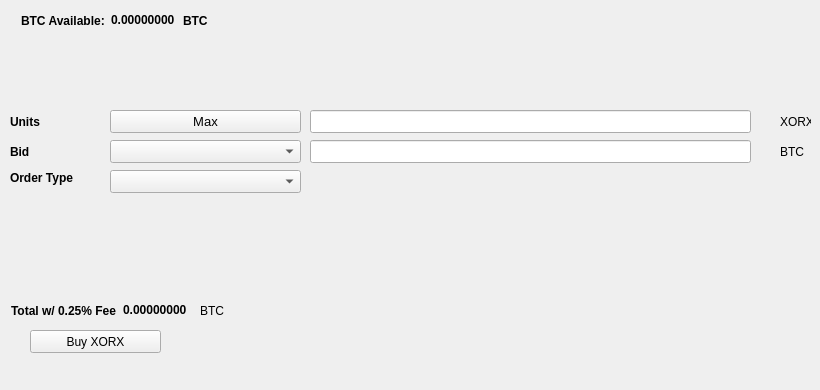
   <widget class="QWidget" name="BuyTab">
    <attribute name="title">
     <string>Buy</string>
    </attribute>
    <widget class="QPushButton" name="BuyXORX">
     <property name="geometry">
      <rect>
       <x>30</x>
       <y>330</y>
       <width>131</width>
       <height>23</height>
      </rect>
     </property>
     <property name="text">
      <string>Buy XORX</string>
     </property>
     <property name="icon">
      <iconset resource="../xorx.qrc">
       <normaloff>:/icons/bitcoin</normaloff>:/icons/bitcoin</iconset>
     </property>
    </widget>
    <widget class="QLabel" name="label_3">
     <property name="geometry">
      <rect>
       <x>10</x>
       <y>110</y>
       <width>46</width>
       <height>23</height>
      </rect>
     </property>
     <property name="font">
      <font>
       <weight>75</weight>
       <bold>true</bold>
      </font>
     </property>
     <property name="text">
      <string>Units</string>
     </property>
    </widget>
    <widget class="QLineEdit" name="UnitsInput">
     <property name="geometry">
      <rect>
       <x>310</x>
       <y>110</y>
       <width>441</width>
       <height>23</height>
      </rect>
     </property>
     <property name="font">
      <font>
       <pointsize>9</pointsize>
       <weight>75</weight>
       <bold>true</bold>
      </font>
     </property>
    </widget>
    <widget class="QLineEdit" name="BuyBidPriceEdit">
     <property name="geometry">
      <rect>
       <x>310</x>
       <y>140</y>
       <width>441</width>
       <height>23</height>
      </rect>
     </property>
     <property name="font">
      <font>
       <pointsize>9</pointsize>
       <weight>75</weight>
       <bold>true</bold>
      </font>
     </property>
    </widget>
    <widget class="QLabel" name="label_4">
     <property name="geometry">
      <rect>
       <x>780</x>
       <y>110</y>
       <width>31</width>
       <height>23</height>
      </rect>
     </property>
     <property name="text">
      <string>XORX</string>
     </property>
    </widget>
    <widget class="QLabel" name="label_5">
     <property name="geometry">
      <rect>
       <x>780</x>
       <y>140</y>
       <width>31</width>
       <height>23</height>
      </rect>
     </property>
     <property name="text">
      <string>BTC</string>
     </property>
    </widget>
    <widget class="QLabel" name="label_6">
     <property name="geometry">
      <rect>
       <x>10</x>
       <y>140</y>
       <width>46</width>
       <height>23</height>
      </rect>
     </property>
     <property name="font">
      <font>
       <weight>75</weight>
       <bold>true</bold>
      </font>
     </property>
     <property name="text">
      <string>Bid</string>
     </property>
    </widget>
    <widget class="QLabel" name="label_7">
     <property name="geometry">
      <rect>
       <x>10</x>
       <y>170</y>
       <width>91</width>
       <height>16</height>
      </rect>
     </property>
     <property name="font">
      <font>
       <weight>75</weight>
       <bold>true</bold>
      </font>
     </property>
     <property name="text">
      <string>Order Type</string>
     </property>
    </widget>
    <widget class="QPushButton" name="Buy_Max_Amount">
     <property name="geometry">
      <rect>
       <x>110</x>
       <y>110</y>
       <width>191</width>
       <height>23</height>
      </rect>
     </property>
     <property name="font">
      <font>
       <pointsize>10</pointsize>
      </font>
     </property>
     <property name="text">
      <string>Max</string>
     </property>
    </widget>
    <widget class="QComboBox" name="BuyBidcomboBox">
     <property name="geometry">
      <rect>
       <x>110</x>
       <y>140</y>
       <width>191</width>
       <height>23</height>
      </rect>
     </property>
     <property name="font">
      <font>
       <pointsize>10</pointsize>
      </font>
     </property>
    </widget>
    <widget class="QComboBox" name="buyOrdertypeCombo">
     <property name="geometry">
      <rect>
       <x>110</x>
       <y>170</y>
       <width>191</width>
       <height>23</height>
      </rect>
     </property>
     <property name="font">
      <font>
       <pointsize>10</pointsize>
      </font>
     </property>
    </widget>
    <widget class="QWidget" name="layoutWidget1">
     <property name="geometry">
      <rect>
       <x>21</x>
       <y>11</y>
       <width>227</width>
       <height>19</height>
      </rect>
     </property>
     <layout class="QHBoxLayout" name="horizontalLayout_3">
      <item>
       <widget class="QLabel" name="label232">
        <property name="font">
         <font>
          <weight>75</weight>
          <bold>true</bold>
         </font>
        </property>
        <property name="text">
         <string>BTC Available:</string>
        </property>
       </widget>
      </item>
      <item>
       <widget class="QLabel" name="BtcAvailableLbl">
        <property name="palette">
         <palette>
          <active>
           <colorrole role="WindowText">
            <brush brushstyle="SolidPattern">
             <color alpha="255">
              <red>0</red>
              <green>0</green>
              <blue>0</blue>
             </color>
            </brush>
           </colorrole>
           <colorrole role="Button">
            <brush brushstyle="SolidPattern">
             <color alpha="255">
              <red>0</red>
              <green>170</green>
              <blue>0</blue>
             </color>
            </brush>
           </colorrole>
           <colorrole role="Light">
            <brush brushstyle="SolidPattern">
             <color alpha="255">
              <red>0</red>
              <green>255</green>
              <blue>0</blue>
             </color>
            </brush>
           </colorrole>
           <colorrole role="Midlight">
            <brush brushstyle="SolidPattern">
             <color alpha="255">
              <red>0</red>
              <green>212</green>
              <blue>0</blue>
             </color>
            </brush>
           </colorrole>
           <colorrole role="Dark">
            <brush brushstyle="SolidPattern">
             <color alpha="255">
              <red>0</red>
              <green>85</green>
              <blue>0</blue>
             </color>
            </brush>
           </colorrole>
           <colorrole role="Mid">
            <brush brushstyle="SolidPattern">
             <color alpha="255">
              <red>0</red>
              <green>113</green>
              <blue>0</blue>
             </color>
            </brush>
           </colorrole>
           <colorrole role="Text">
            <brush brushstyle="SolidPattern">
             <color alpha="255">
              <red>0</red>
              <green>170</green>
              <blue>0</blue>
             </color>
            </brush>
           </colorrole>
           <colorrole role="BrightText">
            <brush brushstyle="SolidPattern">
             <color alpha="255">
              <red>255</red>
              <green>255</green>
              <blue>255</blue>
             </color>
            </brush>
           </colorrole>
           <colorrole role="ButtonText">
            <brush brushstyle="SolidPattern">
             <color alpha="255">
              <red>0</red>
              <green>0</green>
              <blue>0</blue>
             </color>
            </brush>
           </colorrole>
           <colorrole role="Base">
            <brush brushstyle="SolidPattern">
             <color alpha="255">
              <red>255</red>
              <green>255</green>
              <blue>255</blue>
             </color>
            </brush>
           </colorrole>
           <colorrole role="Window">
            <brush brushstyle="SolidPattern">
             <color alpha="255">
              <red>0</red>
              <green>170</green>
              <blue>0</blue>
             </color>
            </brush>
           </colorrole>
           <colorrole role="Shadow">
            <brush brushstyle="SolidPattern">
             <color alpha="255">
              <red>0</red>
              <green>0</green>
              <blue>0</blue>
             </color>
            </brush>
           </colorrole>
           <colorrole role="AlternateBase">
            <brush brushstyle="SolidPattern">
             <color alpha="255">
              <red>127</red>
              <green>212</green>
              <blue>127</blue>
             </color>
            </brush>
           </colorrole>
           <colorrole role="ToolTipBase">
            <brush brushstyle="SolidPattern">
             <color alpha="255">
              <red>255</red>
              <green>255</green>
              <blue>220</blue>
             </color>
            </brush>
           </colorrole>
           <colorrole role="ToolTipText">
            <brush brushstyle="SolidPattern">
             <color alpha="255">
              <red>0</red>
              <green>0</green>
              <blue>0</blue>
             </color>
            </brush>
           </colorrole>
          </active>
          <inactive>
           <colorrole role="WindowText">
            <brush brushstyle="SolidPattern">
             <color alpha="255">
              <red>0</red>
              <green>0</green>
              <blue>0</blue>
             </color>
            </brush>
           </colorrole>
           <colorrole role="Button">
            <brush brushstyle="SolidPattern">
             <color alpha="255">
              <red>0</red>
              <green>170</green>
              <blue>0</blue>
             </color>
            </brush>
           </colorrole>
           <colorrole role="Light">
            <brush brushstyle="SolidPattern">
             <color alpha="255">
              <red>0</red>
              <green>255</green>
              <blue>0</blue>
             </color>
            </brush>
           </colorrole>
           <colorrole role="Midlight">
            <brush brushstyle="SolidPattern">
             <color alpha="255">
              <red>0</red>
              <green>212</green>
              <blue>0</blue>
             </color>
            </brush>
           </colorrole>
           <colorrole role="Dark">
            <brush brushstyle="SolidPattern">
             <color alpha="255">
              <red>0</red>
              <green>85</green>
              <blue>0</blue>
             </color>
            </brush>
           </colorrole>
           <colorrole role="Mid">
            <brush brushstyle="SolidPattern">
             <color alpha="255">
              <red>0</red>
              <green>113</green>
              <blue>0</blue>
             </color>
            </brush>
           </colorrole>
           <colorrole role="Text">
            <brush brushstyle="SolidPattern">
             <color alpha="255">
              <red>0</red>
              <green>170</green>
              <blue>0</blue>
             </color>
            </brush>
           </colorrole>
           <colorrole role="BrightText">
            <brush brushstyle="SolidPattern">
             <color alpha="255">
              <red>255</red>
              <green>255</green>
              <blue>255</blue>
             </color>
            </brush>
           </colorrole>
           <colorrole role="ButtonText">
            <brush brushstyle="SolidPattern">
             <color alpha="255">
              <red>0</red>
              <green>0</green>
              <blue>0</blue>
             </color>
            </brush>
           </colorrole>
           <colorrole role="Base">
            <brush brushstyle="SolidPattern">
             <color alpha="255">
              <red>255</red>
              <green>255</green>
              <blue>255</blue>
             </color>
            </brush>
           </colorrole>
           <colorrole role="Window">
            <brush brushstyle="SolidPattern">
             <color alpha="255">
              <red>0</red>
              <green>170</green>
              <blue>0</blue>
             </color>
            </brush>
           </colorrole>
           <colorrole role="Shadow">
            <brush brushstyle="SolidPattern">
             <color alpha="255">
              <red>0</red>
              <green>0</green>
              <blue>0</blue>
             </color>
            </brush>
           </colorrole>
           <colorrole role="AlternateBase">
            <brush brushstyle="SolidPattern">
             <color alpha="255">
              <red>127</red>
              <green>212</green>
              <blue>127</blue>
             </color>
            </brush>
           </colorrole>
           <colorrole role="ToolTipBase">
            <brush brushstyle="SolidPattern">
             <color alpha="255">
              <red>255</red>
              <green>255</green>
              <blue>220</blue>
             </color>
            </brush>
           </colorrole>
           <colorrole role="ToolTipText">
            <brush brushstyle="SolidPattern">
             <color alpha="255">
              <red>0</red>
              <green>0</green>
              <blue>0</blue>
             </color>
            </brush>
           </colorrole>
          </inactive>
          <disabled>
           <colorrole role="WindowText">
            <brush brushstyle="SolidPattern">
             <color alpha="255">
              <red>0</red>
              <green>85</green>
              <blue>0</blue>
             </color>
            </brush>
           </colorrole>
           <colorrole role="Button">
            <brush brushstyle="SolidPattern">
             <color alpha="255">
              <red>0</red>
              <green>170</green>
              <blue>0</blue>
             </color>
            </brush>
           </colorrole>
           <colorrole role="Light">
            <brush brushstyle="SolidPattern">
             <color alpha="255">
              <red>0</red>
              <green>255</green>
              <blue>0</blue>
             </color>
            </brush>
           </colorrole>
           <colorrole role="Midlight">
            <brush brushstyle="SolidPattern">
             <color alpha="255">
              <red>0</red>
              <green>212</green>
              <blue>0</blue>
             </color>
            </brush>
           </colorrole>
           <colorrole role="Dark">
            <brush brushstyle="SolidPattern">
             <color alpha="255">
              <red>0</red>
              <green>85</green>
              <blue>0</blue>
             </color>
            </brush>
           </colorrole>
           <colorrole role="Mid">
            <brush brushstyle="SolidPattern">
             <color alpha="255">
              <red>0</red>
              <green>113</green>
              <blue>0</blue>
             </color>
            </brush>
           </colorrole>
           <colorrole role="Text">
            <brush brushstyle="SolidPattern">
             <color alpha="255">
              <red>0</red>
              <green>85</green>
              <blue>0</blue>
             </color>
            </brush>
           </colorrole>
           <colorrole role="BrightText">
            <brush brushstyle="SolidPattern">
             <color alpha="255">
              <red>255</red>
              <green>255</green>
              <blue>255</blue>
             </color>
            </brush>
           </colorrole>
           <colorrole role="ButtonText">
            <brush brushstyle="SolidPattern">
             <color alpha="255">
              <red>0</red>
              <green>85</green>
              <blue>0</blue>
             </color>
            </brush>
           </colorrole>
           <colorrole role="Base">
            <brush brushstyle="SolidPattern">
             <color alpha="255">
              <red>0</red>
              <green>170</green>
              <blue>0</blue>
             </color>
            </brush>
           </colorrole>
           <colorrole role="Window">
            <brush brushstyle="SolidPattern">
             <color alpha="255">
              <red>0</red>
              <green>170</green>
              <blue>0</blue>
             </color>
            </brush>
           </colorrole>
           <colorrole role="Shadow">
            <brush brushstyle="SolidPattern">
             <color alpha="255">
              <red>0</red>
              <green>0</green>
              <blue>0</blue>
             </color>
            </brush>
           </colorrole>
           <colorrole role="AlternateBase">
            <brush brushstyle="SolidPattern">
             <color alpha="255">
              <red>0</red>
              <green>170</green>
              <blue>0</blue>
             </color>
            </brush>
           </colorrole>
           <colorrole role="ToolTipBase">
            <brush brushstyle="SolidPattern">
             <color alpha="255">
              <red>255</red>
              <green>255</green>
              <blue>220</blue>
             </color>
            </brush>
           </colorrole>
           <colorrole role="ToolTipText">
            <brush brushstyle="SolidPattern">
             <color alpha="255">
              <red>0</red>
              <green>0</green>
              <blue>0</blue>
             </color>
            </brush>
           </colorrole>
          </disabled>
         </palette>
        </property>
        <property name="font">
         <font>
          <weight>75</weight>
          <bold>true</bold>
         </font>
        </property>
        <property name="text">
         <string>0.00000000</string>
        </property>
        <property name="textInteractionFlags">
         <set>Qt::LinksAccessibleByMouse|Qt::TextSelectableByKeyboard|Qt::TextSelectableByMouse</set>
        </property>
       </widget>
      </item>
      <item>
       <widget class="QLabel" name="BtcAvailableLbl_2">
        <property name="font">
         <font>
          <weight>75</weight>
          <bold>true</bold>
         </font>
        </property>
        <property name="text">
         <string>BTC</string>
        </property>
       </widget>
      </item>
     </layout>
    </widget>
    <widget class="QWidget" name="layoutWidge2">
     <property name="geometry">
      <rect>
       <x>11</x>
       <y>301</y>
       <width>259</width>
       <height>19</height>
      </rect>
     </property>
     <layout class="QHBoxLayout" name="horizontalLayout_4">
      <item>
       <widget class="QLabel" name="label_9">
        <property name="font">
         <font>
          <weight>75</weight>
          <bold>true</bold>
         </font>
        </property>
        <property name="text">
         <string>Total w/ 0.25% Fee</string>
        </property>
       </widget>
      </item>
      <item>
       <widget class="QLabel" name="BuyCostLabel">
        <property name="palette">
         <palette>
          <active>
           <colorrole role="WindowText">
            <brush brushstyle="SolidPattern">
             <color alpha="255">
              <red>0</red>
              <green>0</green>
              <blue>0</blue>
             </color>
            </brush>
           </colorrole>
           <colorrole role="Button">
            <brush brushstyle="SolidPattern">
             <color alpha="255">
              <red>0</red>
              <green>170</green>
              <blue>0</blue>
             </color>
            </brush>
           </colorrole>
           <colorrole role="Light">
            <brush brushstyle="SolidPattern">
             <color alpha="255">
              <red>0</red>
              <green>255</green>
              <blue>0</blue>
             </color>
            </brush>
           </colorrole>
           <colorrole role="Midlight">
            <brush brushstyle="SolidPattern">
             <color alpha="255">
              <red>0</red>
              <green>212</green>
              <blue>0</blue>
             </color>
            </brush>
           </colorrole>
           <colorrole role="Dark">
            <brush brushstyle="SolidPattern">
             <color alpha="255">
              <red>0</red>
              <green>85</green>
              <blue>0</blue>
             </color>
            </brush>
           </colorrole>
           <colorrole role="Mid">
            <brush brushstyle="SolidPattern">
             <color alpha="255">
              <red>0</red>
              <green>113</green>
              <blue>0</blue>
             </color>
            </brush>
           </colorrole>
           <colorrole role="Text">
            <brush brushstyle="SolidPattern">
             <color alpha="255">
              <red>0</red>
              <green>170</green>
              <blue>0</blue>
             </color>
            </brush>
           </colorrole>
           <colorrole role="BrightText">
            <brush brushstyle="SolidPattern">
             <color alpha="255">
              <red>255</red>
              <green>255</green>
              <blue>255</blue>
             </color>
            </brush>
           </colorrole>
           <colorrole role="ButtonText">
            <brush brushstyle="SolidPattern">
             <color alpha="255">
              <red>0</red>
              <green>0</green>
              <blue>0</blue>
             </color>
            </brush>
           </colorrole>
           <colorrole role="Base">
            <brush brushstyle="SolidPattern">
             <color alpha="255">
              <red>255</red>
              <green>255</green>
              <blue>255</blue>
             </color>
            </brush>
           </colorrole>
           <colorrole role="Window">
            <brush brushstyle="SolidPattern">
             <color alpha="255">
              <red>0</red>
              <green>170</green>
              <blue>0</blue>
             </color>
            </brush>
           </colorrole>
           <colorrole role="Shadow">
            <brush brushstyle="SolidPattern">
             <color alpha="255">
              <red>0</red>
              <green>0</green>
              <blue>0</blue>
             </color>
            </brush>
           </colorrole>
           <colorrole role="AlternateBase">
            <brush brushstyle="SolidPattern">
             <color alpha="255">
              <red>127</red>
              <green>212</green>
              <blue>127</blue>
             </color>
            </brush>
           </colorrole>
           <colorrole role="ToolTipBase">
            <brush brushstyle="SolidPattern">
             <color alpha="255">
              <red>255</red>
              <green>255</green>
              <blue>220</blue>
             </color>
            </brush>
           </colorrole>
           <colorrole role="ToolTipText">
            <brush brushstyle="SolidPattern">
             <color alpha="255">
              <red>0</red>
              <green>0</green>
              <blue>0</blue>
             </color>
            </brush>
           </colorrole>
          </active>
          <inactive>
           <colorrole role="WindowText">
            <brush brushstyle="SolidPattern">
             <color alpha="255">
              <red>0</red>
              <green>0</green>
              <blue>0</blue>
             </color>
            </brush>
           </colorrole>
           <colorrole role="Button">
            <brush brushstyle="SolidPattern">
             <color alpha="255">
              <red>0</red>
              <green>170</green>
              <blue>0</blue>
             </color>
            </brush>
           </colorrole>
           <colorrole role="Light">
            <brush brushstyle="SolidPattern">
             <color alpha="255">
              <red>0</red>
              <green>255</green>
              <blue>0</blue>
             </color>
            </brush>
           </colorrole>
           <colorrole role="Midlight">
            <brush brushstyle="SolidPattern">
             <color alpha="255">
              <red>0</red>
              <green>212</green>
              <blue>0</blue>
             </color>
            </brush>
           </colorrole>
           <colorrole role="Dark">
            <brush brushstyle="SolidPattern">
             <color alpha="255">
              <red>0</red>
              <green>85</green>
              <blue>0</blue>
             </color>
            </brush>
           </colorrole>
           <colorrole role="Mid">
            <brush brushstyle="SolidPattern">
             <color alpha="255">
              <red>0</red>
              <green>113</green>
              <blue>0</blue>
             </color>
            </brush>
           </colorrole>
           <colorrole role="Text">
            <brush brushstyle="SolidPattern">
             <color alpha="255">
              <red>0</red>
              <green>170</green>
              <blue>0</blue>
             </color>
            </brush>
           </colorrole>
           <colorrole role="BrightText">
            <brush brushstyle="SolidPattern">
             <color alpha="255">
              <red>255</red>
              <green>255</green>
              <blue>255</blue>
             </color>
            </brush>
           </colorrole>
           <colorrole role="ButtonText">
            <brush brushstyle="SolidPattern">
             <color alpha="255">
              <red>0</red>
              <green>0</green>
              <blue>0</blue>
             </color>
            </brush>
           </colorrole>
           <colorrole role="Base">
            <brush brushstyle="SolidPattern">
             <color alpha="255">
              <red>255</red>
              <green>255</green>
              <blue>255</blue>
             </color>
            </brush>
           </colorrole>
           <colorrole role="Window">
            <brush brushstyle="SolidPattern">
             <color alpha="255">
              <red>0</red>
              <green>170</green>
              <blue>0</blue>
             </color>
            </brush>
           </colorrole>
           <colorrole role="Shadow">
            <brush brushstyle="SolidPattern">
             <color alpha="255">
              <red>0</red>
              <green>0</green>
              <blue>0</blue>
             </color>
            </brush>
           </colorrole>
           <colorrole role="AlternateBase">
            <brush brushstyle="SolidPattern">
             <color alpha="255">
              <red>127</red>
              <green>212</green>
              <blue>127</blue>
             </color>
            </brush>
           </colorrole>
           <colorrole role="ToolTipBase">
            <brush brushstyle="SolidPattern">
             <color alpha="255">
              <red>255</red>
              <green>255</green>
              <blue>220</blue>
             </color>
            </brush>
           </colorrole>
           <colorrole role="ToolTipText">
            <brush brushstyle="SolidPattern">
             <color alpha="255">
              <red>0</red>
              <green>0</green>
              <blue>0</blue>
             </color>
            </brush>
           </colorrole>
          </inactive>
          <disabled>
           <colorrole role="WindowText">
            <brush brushstyle="SolidPattern">
             <color alpha="255">
              <red>0</red>
              <green>85</green>
              <blue>0</blue>
             </color>
            </brush>
           </colorrole>
           <colorrole role="Button">
            <brush brushstyle="SolidPattern">
             <color alpha="255">
              <red>0</red>
              <green>170</green>
              <blue>0</blue>
             </color>
            </brush>
           </colorrole>
           <colorrole role="Light">
            <brush brushstyle="SolidPattern">
             <color alpha="255">
              <red>0</red>
              <green>255</green>
              <blue>0</blue>
             </color>
            </brush>
           </colorrole>
           <colorrole role="Midlight">
            <brush brushstyle="SolidPattern">
             <color alpha="255">
              <red>0</red>
              <green>212</green>
              <blue>0</blue>
             </color>
            </brush>
           </colorrole>
           <colorrole role="Dark">
            <brush brushstyle="SolidPattern">
             <color alpha="255">
              <red>0</red>
              <green>85</green>
              <blue>0</blue>
             </color>
            </brush>
           </colorrole>
           <colorrole role="Mid">
            <brush brushstyle="SolidPattern">
             <color alpha="255">
              <red>0</red>
              <green>113</green>
              <blue>0</blue>
             </color>
            </brush>
           </colorrole>
           <colorrole role="Text">
            <brush brushstyle="SolidPattern">
             <color alpha="255">
              <red>0</red>
              <green>85</green>
              <blue>0</blue>
             </color>
            </brush>
           </colorrole>
           <colorrole role="BrightText">
            <brush brushstyle="SolidPattern">
             <color alpha="255">
              <red>255</red>
              <green>255</green>
              <blue>255</blue>
             </color>
            </brush>
           </colorrole>
           <colorrole role="ButtonText">
            <brush brushstyle="SolidPattern">
             <color alpha="255">
              <red>0</red>
              <green>85</green>
              <blue>0</blue>
             </color>
            </brush>
           </colorrole>
           <colorrole role="Base">
            <brush brushstyle="SolidPattern">
             <color alpha="255">
              <red>0</red>
              <green>170</green>
              <blue>0</blue>
             </color>
            </brush>
           </colorrole>
           <colorrole role="Window">
            <brush brushstyle="SolidPattern">
             <color alpha="255">
              <red>0</red>
              <green>170</green>
              <blue>0</blue>
             </color>
            </brush>
           </colorrole>
           <colorrole role="Shadow">
            <brush brushstyle="SolidPattern">
             <color alpha="255">
              <red>0</red>
              <green>0</green>
              <blue>0</blue>
             </color>
            </brush>
           </colorrole>
           <colorrole role="AlternateBase">
            <brush brushstyle="SolidPattern">
             <color alpha="255">
              <red>0</red>
              <green>170</green>
              <blue>0</blue>
             </color>
            </brush>
           </colorrole>
           <colorrole role="ToolTipBase">
            <brush brushstyle="SolidPattern">
             <color alpha="255">
              <red>255</red>
              <green>255</green>
              <blue>220</blue>
             </color>
            </brush>
           </colorrole>
           <colorrole role="ToolTipText">
            <brush brushstyle="SolidPattern">
             <color alpha="255">
              <red>0</red>
              <green>0</green>
              <blue>0</blue>
             </color>
            </brush>
           </colorrole>
          </disabled>
         </palette>
        </property>
        <property name="font">
         <font>
          <weight>75</weight>
          <bold>true</bold>
         </font>
        </property>
        <property name="autoFillBackground">
         <bool>false</bool>
        </property>
        <property name="text">
         <string>0.00000000</string>
        </property>
        <property name="textInteractionFlags">
         <set>Qt::LinksAccessibleByMouse|Qt::TextSelectableByMouse</set>
        </property>
       </widget>
      </item>
      <item>
       <widget class="QLabel" name="label_10">
        <property name="font">
         <font>
          <weight>50</weight>
          <bold>false</bold>
         </font>
        </property>
        <property name="text">
         <string>BTC</string>
        </property>
       </widget>
      </item>
     </layout>
    </widget>
    <widget class="QLabel" name="label_24">
     <property name="geometry">
      <rect>
       <x>460</x>
       <y>300</y>
       <width>281</width>
       <height>81</height>
      </rect>
     </property>
     <property name="text">
      <string/>
     </property>
     <property name="pixmap">
      <pixmap>:/images/bittrex</pixmap>
     </property>
    </widget>
   </widget>
